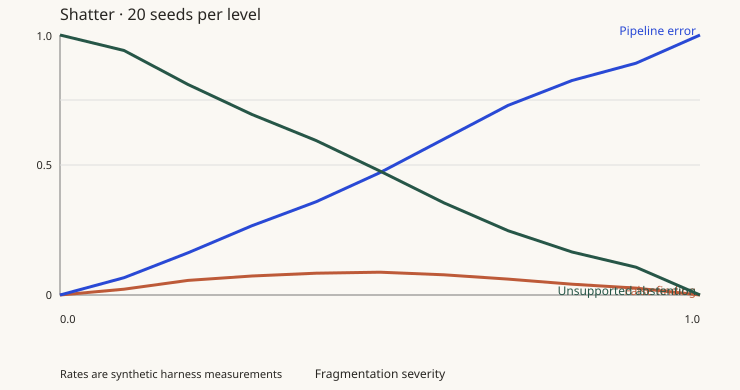

The script that drew this image:
"""Run Day One against controlled, auditable fragmentation.

This is deliberately a characterization harness. It does not repair records,
choose a better threshold, or let Shatter's private ground-truth context enter
the Day One pipeline. A pipeline validation error is recorded as an ingestion
failure rather than silently discarded.
"""

from __future__ import annotations

import argparse
import json
import tempfile
from collections import defaultdict
from datetime import datetime, timezone
from pathlib import Path
from statistics import mean

from dayone.generate import ROOT, CONDITIONS
from dayone.pipeline import run_pipeline
from evaluation.shatter_fixtures import as_bundle, fixtures
from shatter.engine import shatter
from shatter.modes import MODES


def _rate(n: int, d: int) -> float | None:
    return round(n / d, 4) if d else None


def _run_case(record: dict, severity: float, seed: int, modes: list[str], audit_root: Path) -> dict:
    bundle = as_bundle(record)
    bundle["_shatter"] = record["_shatter"]
    fragmented, report = shatter(bundle, severity=severity, modes=modes, seed=seed)
    result = {
        "member_id": report.member_id,
        "severity": severity,
        "seed": seed,
        "events": len(report.events),
        "fired": report.fired,
        "ground_truth": report.ground_truth,
        "pipeline_valid": False,
        "predictions": {},
        "citation_integrity": 0.0,
        "identity_resolution_accuracy": 0.0 if report.fired.get("identity_drift") else 1.0,
        "error": None,
        "report": report.model_dump(mode="json"),
    }
    try:
        run = run_pipeline(fragmented, audit_dir=audit_root / f"{report.member_id}-{seed}-{severity:.1f}")
        result["pipeline_valid"] = True
        result["predictions"] = {finding.condition_key: finding.status for finding in run.brief.findings}
        documents = {doc.doc_id: doc for doc in run.case.source_documents}
        evidence = [e for f in run.brief.findings for e in f.evidence_for + f.evidence_against + f.context_evidence]
        result["citation_integrity"] = 1.0 if all(
            e.source_doc_id in documents and e.date == documents[e.source_doc_id].date and e.detail in documents[e.source_doc_id].excerpt
            for e in evidence
        ) else 0.0
    except Exception as exc:  # The failure is part of the curve, not a lost row.
        result["error"] = f"{type(exc).__name__}: {str(exc).splitlines()[0]}"
    return result


def _score(rows: list[dict]) -> dict:
    unsupported = [(r, key) for r in rows for key, status in r["ground_truth"].items() if status in {"insufficient_evidence"}]
    false = [(r, key) for r in rows for key, predicted in r["predictions"].items() if predicted == "suggest_confirm" and r["ground_truth"].get(key) != "suggest_confirm"]
    contradictions = [(r, key) for r in rows for key, status in r["ground_truth"].items() if status == "contradicted"]
    abstained = sum(r["predictions"].get(key) == "insufficient_evidence" for r, key in unsupported)
    detected = sum(r["predictions"].get(key) == "contradicted" for r, key in contradictions)
    valid = [r for r in rows if r["pipeline_valid"]]
    return {
        "runs": len(rows),
        "pipeline_error_rate": round(sum(not r["pipeline_valid"] for r in rows) / len(rows), 4) if rows else 0.0,
        "abstention_rate_on_unsupported": _rate(abstained, len(unsupported)),
        "false_finding_rate": _rate(len(false), sum(len(r["ground_truth"]) for r in rows)),
        "citation_integrity": round(mean(r["citation_integrity"] for r in valid), 4) if valid else 0.0,
        "contradiction_detection_rate": _rate(detected, len(contradictions)),
        "identity_resolution_accuracy": round(mean(r["identity_resolution_accuracy"] for r in rows), 4) if rows else 0.0,
        "mean_events": round(mean(r["events"] for r in rows), 2) if rows else 0.0,
    }


def run_degradation(*, seeds: int = 20, output: Path | None = None) -> dict:
    if seeds < 1 or seeds > 100:
        raise ValueError("seeds must be between 1 and 100")
    records = fixtures()
    levels = [round(i / 10, 1) for i in range(11)]
    with tempfile.TemporaryDirectory(prefix="shatter-audit-") as temp:
        audit_root = Path(temp)
        curve = []
        for severity in levels:
            rows = [_run_case(record, severity, seed, list(MODES), audit_root) for seed in range(seeds) for record in records]
            curve.append({"severity": severity, **_score(rows)})
        per_mode = []
        for mode in MODES:
            rows = [_run_case(record, 0.6, seed, [mode], audit_root) for seed in range(seeds) for record in records]
            metrics = _score(rows)
            # A transparent ordering score: each term is a failure rate, not a
            # claim of clinical importance or a learned model score.
            damage = (
                (1 - (metrics["abstention_rate_on_unsupported"] or 0))
                + metrics["false_finding_rate"]
                + (1 - (metrics["contradiction_detection_rate"] or 0))
                + (1 - metrics["citation_integrity"])
                + metrics["pipeline_error_rate"]
            )
            per_mode.append({"mode": mode, "label": MODES[mode], "damage_score": round(damage, 4), "metrics": metrics})
        per_mode.sort(key=lambda item: item["damage_score"], reverse=True)
        worst = per_mode[0]["mode"] if per_mode else None
        walkthrough_record = records[6]
        walkthrough = _run_case(walkthrough_record, 0.6, 7, [worst] if worst else list(MODES), audit_root)
    result = {
        "version": "shatter-degradation-v1",
        "synthetic": True,
        "generated_at": datetime.now(timezone.utc).isoformat(),
        "as_of": "2026-09-06",
        "seeds_per_level": seeds,
        "member_count": len(records),
        "modes": [{"mode": key, "label": label} for key, label in MODES.items()],
        "curve": curve,
        "per_mode": per_mode,
        "worst_mode": worst,
        "walkthrough": walkthrough,
        "limitations": [
            "Every member, mutation, label and metric is synthetic and constructed for this regression harness.",
            "The modes are inferred from published failure patterns and general domain reading, not from observing a payer's data.",
            "A validation error means the current consumer rejected the fragmented bundle; it is counted as an ingestion failure.",
            "Identity accuracy is 1 when no identity drift was applied and 0 when it was applied because Day One has no identity resolver.",
            "The damage score only orders these ten declared modes; it is not a population prevalence or clinical severity estimate.",
        ],
    }
    if output:
        output.parent.mkdir(parents=True, exist_ok=True)
        output.write_text(json.dumps(result, indent=2) + "\n")
        output.with_name("degradation.svg").write_text(render_svg(result))
    return result


def render_svg(result: dict) -> str:
    width, height, left, top, plot_w, plot_h = 740, 390, 60, 35, 640, 260
    lines = []
    metrics = [
        ("false_finding_rate", "False finding", "#bd5a38"),
        ("pipeline_error_rate", "Pipeline error", "#2949d5"),
        ("abstention_rate_on_unsupported", "Unsupported abstention", "#265647"),
    ]
    for key, label, color in metrics:
        points = []
        for row in result["curve"]:
            value = row.get(key) or 0
            x = left + row["severity"] * plot_w
            y = top + plot_h - value * plot_h
            points.append(f"{x:.1f},{y:.1f}")
        lines.append(f'<polyline fill="none" stroke="{color}" stroke-width="3" points="{" ".join(points)}"/><text x="{left+plot_w-4}" y="{points[-1].split(",")[1]}" text-anchor="end" font-size="12" fill="{color}">{label}</text>')
    return f'''<svg xmlns="http://www.w3.org/2000/svg" viewBox="0 0 {width} {height}" role="img" aria-label="Shatter degradation curves across synthetic fragmentation severity"><rect width="100%" height="100%" fill="#faf8f3"/><g font-family="system-ui" fill="#282622"><text x="{left}" y="20" font-size="16">Shatter · {result["seeds_per_level"]} seeds per level</text><path d="M{left} {top}V{top+plot_h}H{left+plot_w}" fill="none" stroke="#777"/><path d="M{left} {top+plot_h/2}H{left+plot_w}" stroke="#ddd"/><path d="M{left} {top+plot_h/4}H{left+plot_w}" stroke="#ddd"/><text x="{left-8}" y="{top+5}" text-anchor="end" font-size="11">1.0</text><text x="{left-8}" y="{top+plot_h/2+4}" text-anchor="end" font-size="11">0.5</text><text x="{left-8}" y="{top+plot_h+4}" text-anchor="end" font-size="11">0</text><text x="{left}" y="{top+plot_h+28}" font-size="11">0.0</text><text x="{left+plot_w}" y="{top+plot_h+28}" text-anchor="end" font-size="11">1.0</text><text x="{left+plot_w/2}" y="{height-12}" text-anchor="middle" font-size="12">Fragmentation severity</text>{''.join(lines)}<text x="{left}" y="{height-12}" font-size="11">Rates are synthetic harness measurements</text></g></svg>'''


if __name__ == "__main__":
    parser = argparse.ArgumentParser()
    parser.add_argument("--seeds", type=int, default=20)
    parser.add_argument("--output", type=Path, default=ROOT / "evaluation/degradation_results.json")
    args = parser.parse_args()
    result = run_degradation(seeds=args.seeds, output=args.output)
    print(json.dumps({"curve_levels": len(result["curve"]), "worst_mode": result["worst_mode"], "per_mode": result["per_mode"]}, indent=2))
